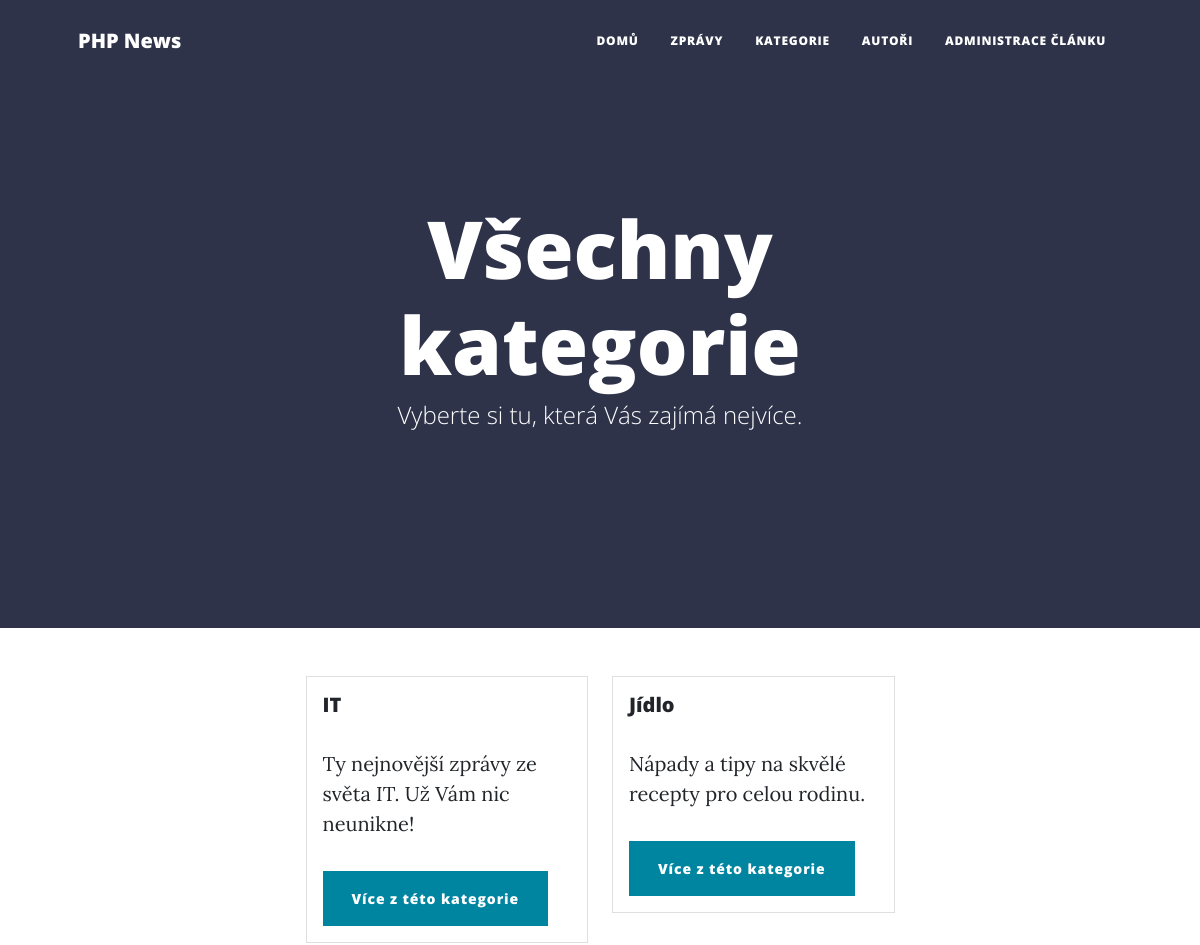
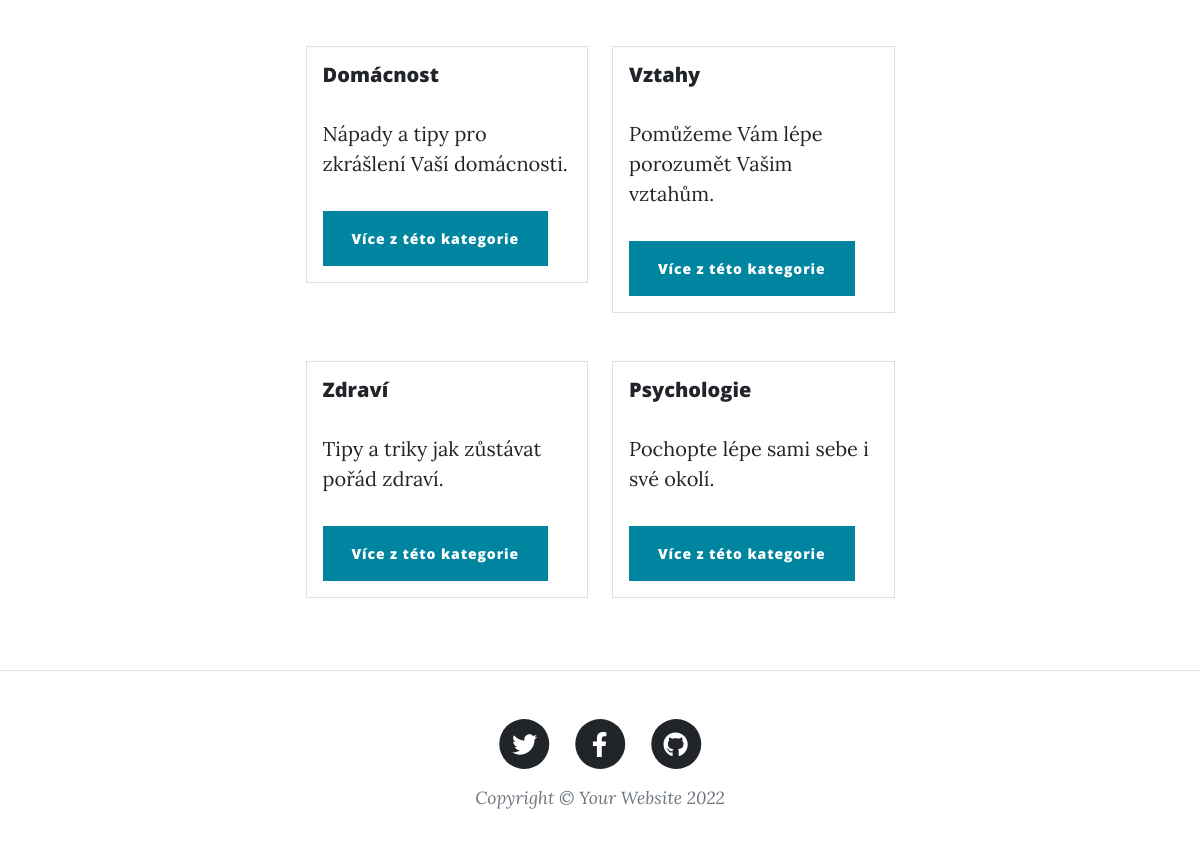
The app's page /category.php with its own data (2 pictures, top to bottom).
### tables this page shows
CREATE TABLE `tbCategories` (
  `Id` int(11) NOT NULL,
  `CatName` varchar(50) NOT NULL,
  `Description` varchar(100) NOT NULL
);

### Model/Database.php (called while the page is built, shortened)
<?php
class Database
{
    private $conn;
    public function __construct()
    {
        $this->conn = new PDO('mysql:host=' . self::HOST . ';dbname=' . self::DBNAME,
            self::USER,
            self::PASSWORD, [
                PDO::ATTR_ERRMODE => PDO::ERRMODE_EXCEPTION,
            ]);
        $this->conn->query('SET NAMES utf8');
    }
    public function select($sql, $params = [])
    {
        $stmt = $this->execute($sql, $params);
        return $stmt->fetchAll();
    }
    private function execute($sql, $params = [])
    {
        $stmt = $this->conn->prepare($sql);
        $stmt->execute($params);
        return $stmt;
    }
}

### Model/BaseRepository.php (called while the page is built, shortened)
<?php
abstract class BaseRepository
{
    public function __construct(Database $db)
    {
        $this->db = $db;
    }
}

### Model/CategoryRepository.php (called while the page is built, shortened)
<?php
class CategoryRepository extends BaseRepository
{
    public function getCategories()
    {
        $sql = 'SELECT * FROM tbCategories';
        return $this->db->select($sql);
    }
}

### category.php (the view, shortened to what this page needs)
<?php
require 'Model\Database.php';
require 'Model\BaseRepository.php';
require 'Model\CategoryRepository.php';
$db = new Database();
$sr = new CategoryRepository($db);
$cats = $sr->getCategories();
?>
<!DOCTYPE html>
<html lang="en">
    <head>
        <link href="css/styles.css" rel="stylesheet" />
    </head>
    <body>
        <nav class="navbar navbar-expand-lg navbar-light" id="mainNav">
            <div class="container px-4 px-lg-5">
                <a class="navbar-brand" href="index.php">PHP News</a>
                <div class="collapse navbar-collapse" id="navbarResponsive">
                    <ul class="navbar-nav ms-auto py-4 py-lg-0">
                        <li class="nav-item"><a class="nav-link px-lg-3 py-3 py-lg-4" href="index.php">Domů</a></li>
                        <li class="nav-item"><a class="nav-link px-lg-3 py-3 py-lg-4" href="all_posts.php">Zprávy</a></li>
                        <li class="nav-item"><a class="nav-link px-lg-3 py-3 py-lg-4" href="category.php">Kategorie</a></li>
                        <li class="nav-item"><a class="nav-link px-lg-3 py-3 py-lg-4" href="author.php">Autoři</a></li>
                        <li class="nav-item"><a class="nav-link px-lg-3 py-3 py-lg-4" href="admin.php">Administrace článku</a></li>
                    </ul>
                </div>
            </div>
        </nav>
        <header class="masthead" style="background-image: url('assets/img/about-bg.jpg')">
            <div class="container position-relative px-4 px-lg-5">
                <div class="row gx-4 gx-lg-5 justify-content-center">
                    <div class="col-md-10 col-lg-8 col-xl-7">
                        <div class="page-heading">
                            <h1>Všechny <br> kategorie</h1>
                            <span class="subheading">Vyberte si tu, která Vás zajímá nejvíce.</span>
                        </div>
                    </div>
                </div>
            </div>
        </header>
        <main class="mb-4">
            <div class="container px-4 px-lg-5">
                <div class="row gx-4 gx-lg-5 justify-content-center">
                    <div class="col-md-10 col-lg-8 col-xl-7">
                        <div class="row">
                            <?php foreach ($cats as  $cat): ?>
                                <div class="col-sm-6 mb-3 mb-sm-5">
                                    <div class="card">
                                        <div class="card-body">
                                            <h5 class="card-title"><?= $cat['CatName'] ?></h5>
                                            <p class="card-text"><?= $cat['Description'] ?></p>
                                            <a href="posts_by_category.php?id=<?= $cat['Id'] ?>" class="btn btn-primary">Více z této kategorie</a>
                                        </div>
                                    </div>
                                </div>
                            <?php endforeach; ?>
                        </div>
                    </div>
                </div>
            </div>
        </main>
        <footer class="border-top">
            <div class="container px-4 px-lg-5">
                <div class="row gx-4 gx-lg-5 justify-content-center">
                    <div class="col-md-10 col-lg-8 col-xl-7">
                        <ul class="list-inline text-center">
                            <li class="list-inline-item">
                                <a href="#!">
                                    <span class="fa-stack fa-lg">
                                        <i class="fas fa-circle fa-stack-2x"></i>
                                        <i class="fab fa-twitter fa-stack-1x fa-inverse"></i>
                                    </span>
                                </a>
                            </li>
                            <li class="list-inline-item">
                                <a href="#!">
                                    <span class="fa-stack fa-lg">
                                        <i class="fas fa-circle fa-stack-2x"></i>
                                        <i class="fab fa-facebook-f fa-stack-1x fa-inverse"></i>
                                    </span>
                                </a>
                            </li>
                            <li class="list-inline-item">
                                <a href="#!">
                                    <span class="fa-stack fa-lg">
                                        <i class="fas fa-circle fa-stack-2x"></i>
                                        <i class="fab fa-github fa-stack-1x fa-inverse"></i>
                                    </span>
                                </a>
                            </li>
                        </ul>
                        <div class="small text-center text-muted fst-italic">Copyright &copy; Your Website 2022</div>
                    </div>
                </div>
            </div>
        </footer>
    </body>
</html>

### records on screen
tbcategories: CatName "IT", Description "Ty nejnovější zprávy ze světa IT. Už Vám nic neunikne!"
tbcategories: CatName "Jídlo", Description "Nápady a tipy na skvělé recepty pro celou rodinu."
tbcategories: CatName "Domácnost", Description "Nápady a tipy pro zkrášlení Vaší domácnosti."
tbcategories: CatName "Vztahy", Description "Pomůžeme Vám lépe porozumět Vašim vztahům."
tbcategories: CatName "Zdraví", Description "Tipy a triky jak zůstávat pořád zdraví."
tbcategories: CatName "Psychologie", Description "Pochopte lépe sami sebe i své okolí."
